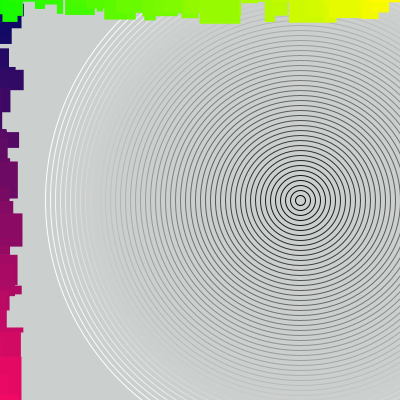
Frame 1 (no input)
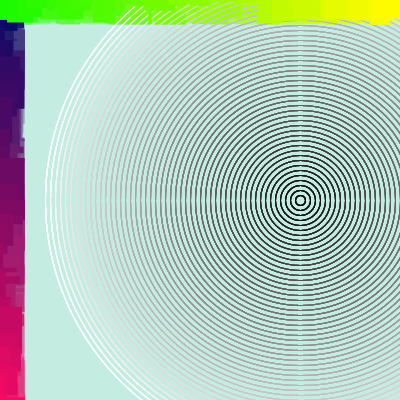
Frame 60 (the mouse pressed at the canvas centre just before this capture)
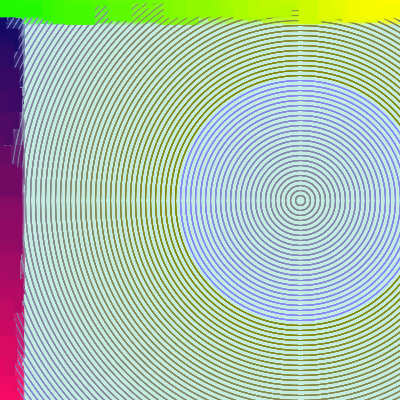
Frame 120 (the mouse held since frame 60 and released just before this capture)

The Processing sketch that drew these frames (run headless with seeded random() and noise(); from frame 60 on, the mouse is pressed at the canvas centre):

// Processing sketch: processing_73233
// ── processing_73233.pde

// HW8 Computing for the Arts with Processing
// Copyright 2012 Tony Zhang

// Mouse input: click to change the color of the background circles.
// Keyboard input: use the arrow keys to move the position of the green/yellow and red/purple bands.

float x, y, x1, y1, x2, y2;
color r1;


void setup()
{
  size(400, 400);
  smooth();

  x = 0;
  y = 0;
  x1 = 0;
  y1 =0;
  color r1 = 50;
}

void draw()
{
  back();
  whileLoops(x, y, x1, y1, r1);
  whileLoops2(x2, y2);
}

void mousePressed()
{
  r1= color (random(255)); //change color of background circles
}

void keyPressed() //arrow key controls
{
  if (keyCode == RIGHT)
  {
    x1+=width*.08;
    x+=width*.08;
    if (x1 > width)
    {
      x1 = 0;
    }
  }

  if (keyCode == LEFT)
  {
    x1+=-width*.08;
    x+=-width*.08;
    if (x1 < 0)
    {
      x1 = width;
    }
  }
  if (keyCode == UP)
  {
    y2+=-height*.08;
    if (y2 < 0)
    {
      y2 = height;
    }
  }

  if (keyCode == DOWN)
  {
    y2+=height*.08;
    if (y2 > height)
    {
      y2 = 0;
    }
  }
}

void back() //transparent background for fade effect
{
  fill(193, 248, 234, 20);
  noStroke();
  rectMode(CORNER);
  rect(0, 0, width, height);
}

void whileLoops(float x, float y, float x1, float y1, color r1)
{
  while (x < width*2) //background circles
  {
    stroke(r1);
    strokeWeight(1);
    noFill();
    ellipse(width*.75, height*.5, x, x);
    x+= 10;
    r1 += 5;
  }

  int ar=0;

  while (ar < 255) //red & purple band
  {
    fill(ar, 10, 100);
    noStroke();
    rectMode(CENTER);
    rect(x1, y1, random(1, 50), random(1, 50));
    y1+= 10;
    ar += 6;
  }
}

void whileLoops2(float x2, float y2)
{
  int br=20;

  while (br < 255) //yellow & green band
  {
    fill(br, 250, 0);
    noStroke();
    rect(x2, y2, random(1, 50), random(1, 50));
    x2+= 10;
    br += 6;
  }
}
